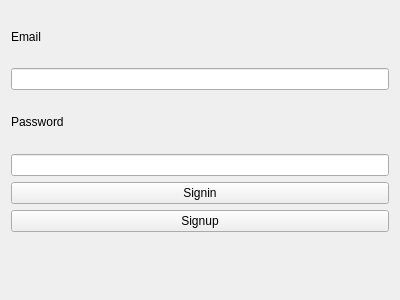
<?xml version="1.0" encoding="UTF-8"?>
<ui version="4.0">
 <class>Signin</class>
 <widget class="QWidget" name="Signin">
  <property name="geometry">
   <rect>
    <x>0</x>
    <y>0</y>
    <width>400</width>
    <height>300</height>
   </rect>
  </property>
  <property name="windowTitle">
   <string>Signin</string>
  </property>
  <layout class="QVBoxLayout" name="verticalLayout">
   <item>
    <widget class="QLabel" name="emailLabel">
     <property name="text">
      <string>Email</string>
     </property>
    </widget>
   </item>
   <item>
    <widget class="QLineEdit" name="emailLineEdit"/>
   </item>
   <item>
    <widget class="QLabel" name="passwordLabel">
     <property name="text">
      <string>Password</string>
     </property>
    </widget>
   </item>
   <item>
    <widget class="QLineEdit" name="passwordLineEdit"/>
   </item>
   <item>
    <widget class="QPushButton" name="signinButton">
     <property name="cursor">
      <cursorShape>PointingHandCursor</cursorShape>
     </property>
     <property name="text">
      <string>Signin</string>
     </property>
    </widget>
   </item>
   <item>
    <widget class="QPushButton" name="signupButton">
     <property name="text">
      <string>Signup</string>
     </property>
    </widget>
   </item>
   <item>
    <widget class="QLabel" name="responseLabel"/>
   </item>
  </layout>
 </widget>
 <resources/>
 <connections/>
</ui>
